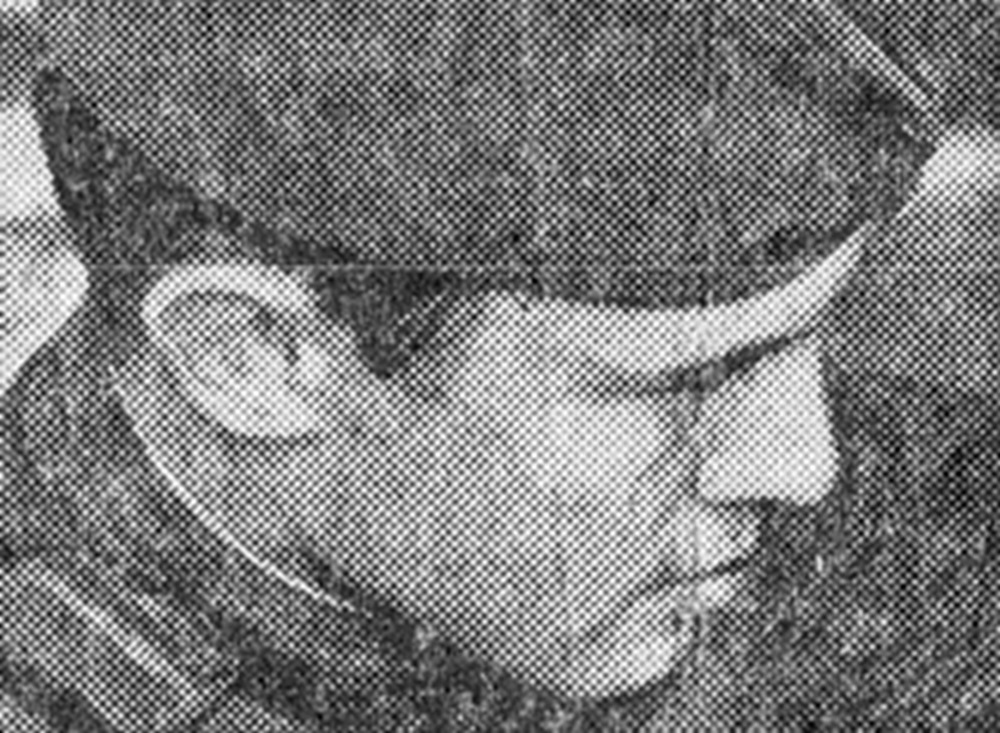
#> input picture 3. Restore from noise/input1.jpg, 1000 x 733 px
$ python PythonApplication3.py
#> lines starting #> are read from the running program, lines starting #| are printed output that depends on the picture
import cv2
import numpy as np
from matplotlib import pyplot as plt

def median_filter(image, kernel_size):
    pad = (kernel_size-1) // 2 #中位數濾波器的邊界

    filtered_image = np.zeros_like(image) #零填充的圖片，用以儲存結果

    rows, cols = image.shape

    for i in range(pad, rows - pad):
        for j in range(pad, cols - pad):
            window = image[i-pad:i+pad+1, j-pad:j+pad+1] #獲取濾波器內的像素值
            filtered_image[i, j] = np.median(window) #將像素排序，取中位數

    return filtered_image

img = input("please enter the file name: ")
#> the answer given: input1.jpg
img = cv2.imread(img, 2) #2代表開啟灰階圖片
#> img is the input picture: shape (733, 1000); min 0, max 255, mean 123.6

img_ft = np.fft.fft2(img) #將空間域(圖片) 透過傅立葉轉換變成頻率域(複數陣列) https://www.osgeo.cn/numpy/reference/generated/numpy.fft.fft2.html
ft = np.fft.fftshift(img_ft) #將零頻率分量移到頻譜中心 https://www.osgeo.cn/numpy/reference/generated/numpy.fft.fftshift.html

ms = np.log(np.abs(ft)) #振幅譜
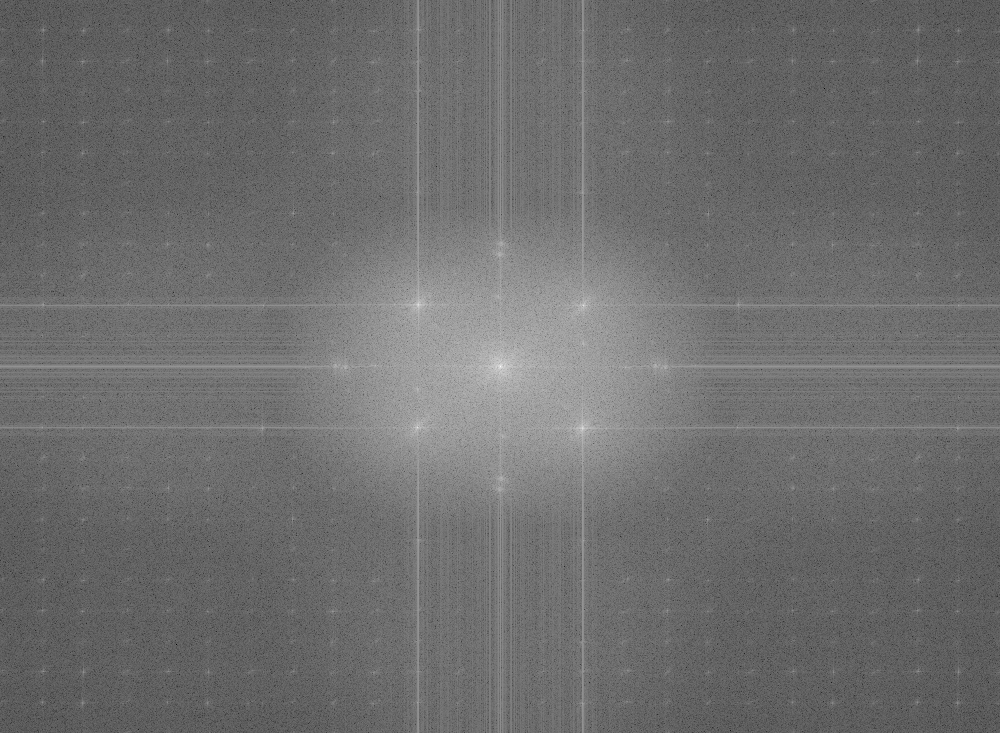
#> ms: shape (733, 1000) float64; min -1.53, max 18.32, mean 7.02; drawn with min black and max white
ps = np.angle(ft) #相位譜 https://www.zhihu.com/question/265430352
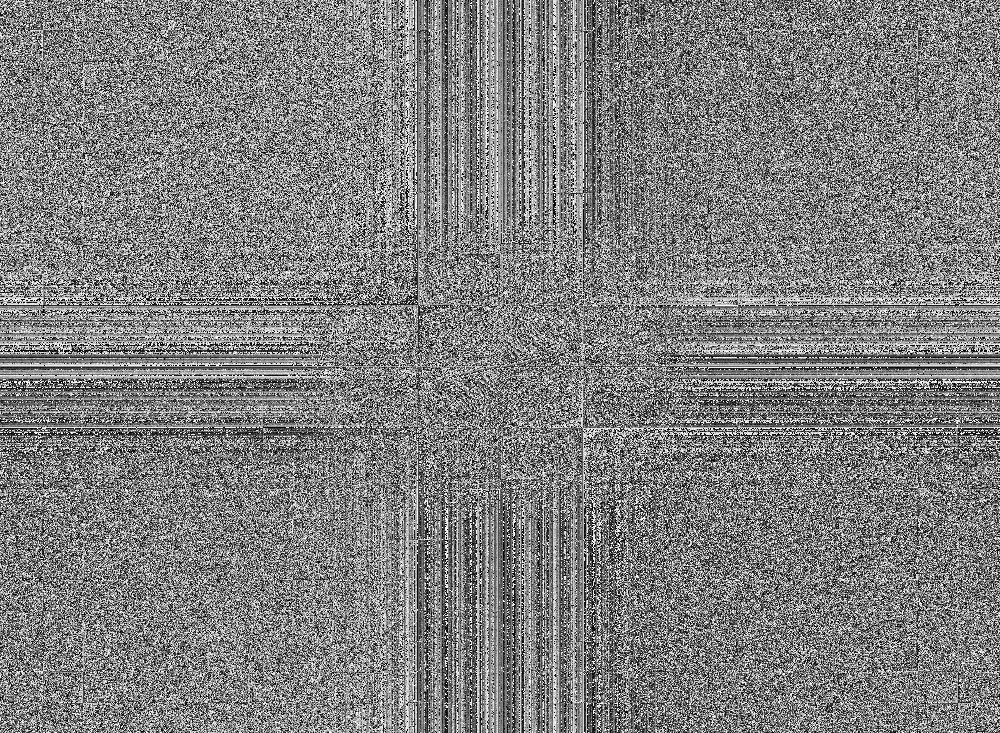
#> ps: shape (733, 1000) float64; min -3.14, max 3.14, mean 8.41e-17; drawn with min black and max white

ks = 3 #kernel size
filtered_image = median_filter(img, ks)


#印出結果
plt.subplot(221) #plt.subplot創建圖像窗口，221代表窗口分為2行2列，當前位置為1
plt.imshow(img, cmap = "gray") #若沒有cmap = "gray"則默認為綠色
plt.title("Input")
plt.axis("off") #關閉坐標軸 https://www.cnblogs.com/shuaishuaidefeizhu/p/14034415.html
#-------------------------------------------------------------------------------------
plt.subplot(223)
plt.imshow(ms, cmap = "gray")
plt.title("Magnitude Spectrum")
plt.axis("off")
#-------------------------------------------------------------------------------------
plt.subplot(224)
plt.imshow(ps, cmap = "gray")
plt.title("Phase Spectrum")
plt.axis("off")
#-------------------------------------------------------------------------------------
plt.subplot(222)
plt.imshow(filtered_image, cmap = "gray")
plt.title("Output")
plt.axis("off")
#-------------------------------------------------------------------------------------
cv2.imwrite("output.jpg", filtered_image)
plt.show()
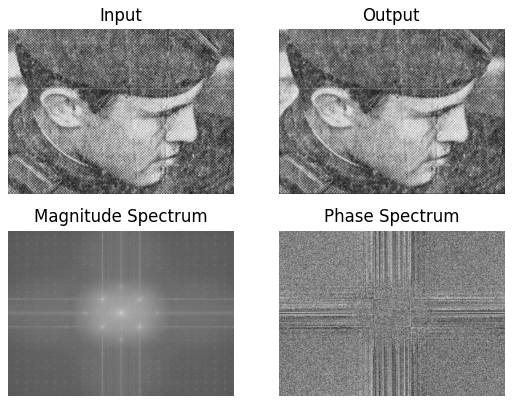
#> figure drawn by matplotlib, 4 panels

#參考
#https://blog.csdn.net/imxlw00/article/details/112917891
#https://medium.com/@mingjiehsu/%E6%BF%BE%E6%B3%A2%E5%99%A8%E5%B0%8D%E5%9C%96%E5%83%8F%E9%9B%9C%E8%A8%8A%E8%99%95%E7%90%86%E6%AF%94%E8%BC%83-%E4%B8%8B-5c0fe4d47b5
